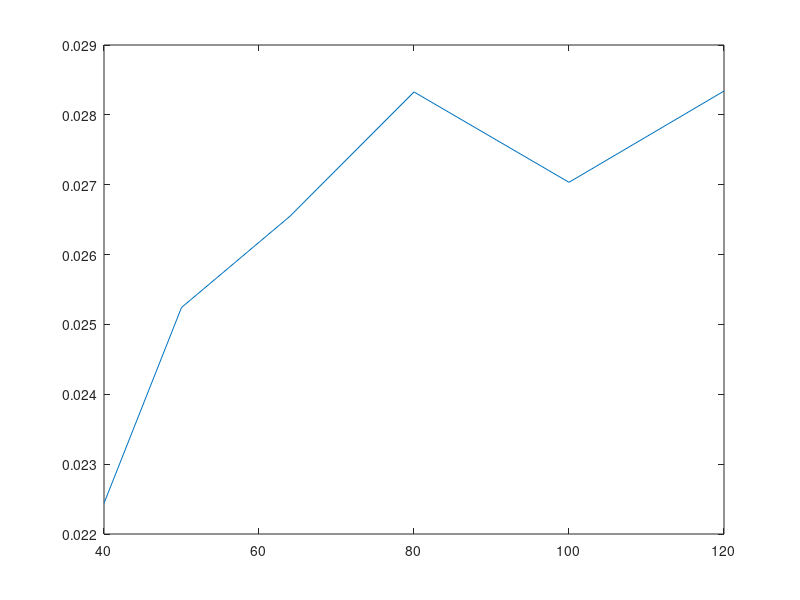

MATLAB code for this plot:
c=1;
alpha=3;
eigen=[];
i=1:128;
val=c*i.^(-alpha);
D=diag(val);
N=128;
U=rand(128,128);
tolerance=1e-6;
ui = randn(N,1);
U(:,1) = ui ./ norm(ui);  
for i=2:N
  norm_factor = 0;
  while norm_factor<tolerance
    ui = randn(N,1);
    ui = ui-U(:,1:i-1)*(U(:,1:i-1).'*ui);
    norm_factor = norm(ui);
  end
  U(:,i) = ui ./ norm_factor;
end 

sigma=U*D*U';
x=mvnrnd(zeros(N,1),sigma,10)';
m_vec=[40,50,64,80,100,120];
avg_rmse=zeros(6,1);
for i=1:length(m_vec)
    m=m_vec(i);

    phi=normrnd(0,sqrt(1/m),[m,N]);
    sigma_small=0.01*mean(mean(abs(phi*x)));
    noise=mvnrnd(zeros(m,1),sigma_small*eye(m),10)';
    y=phi*x+noise;

    x_recons=(phi'*phi+sigma_small^2*inv(sigma))\phi'*y;
    avg_rmse(i,1)=mean(sqrt(mean((x-x_recons).^2,1)));

end
plot(m_vec,avg_rmse);




